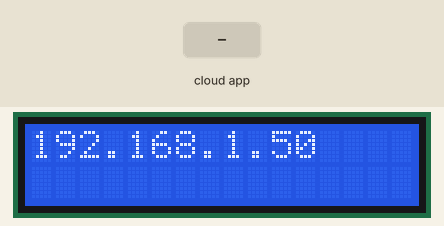
This sketch was run on a simulated ESP8266 (NodeMCU). On the bench: 16×2 character LCD. Inputs (shaded band) come from the test bench. WiFi joins after 1.5 s; servers stay silent unless stated; uploads are accepted with an empty reply; the Firebase database answers and starts empty; what the sketch prints to the serial monitor is not drawn.

Above: at 1.7 s.
3.3 s: the phone or cloud app sets lcd-first-row to altin
At 4.2 s:
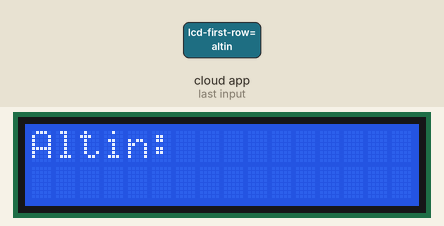
6.3 s: the phone or cloud app sets lcd-second-row to altin
At 7.36 s:
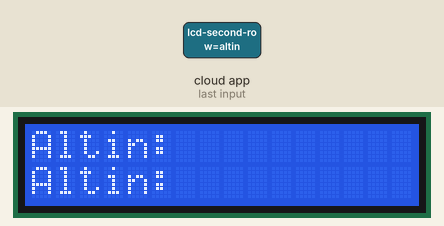
Timing chart, 0 to 9.3 s (numbered marks = the images above; inputs shaded):
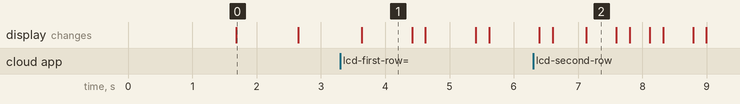

Measured:
- after the input at 3.3 s, the display: changes after 0.34 s (image 1)
- after the input at 6.3 s, the display: first differs from a run without the input after 0.83 s (image 2)
- what the display in image 0 shows lasts 0.9 s, from 1.7 s to 2.6 s
- what the display in image 1 shows lasts 0.8 s, from 3.6 s to 4.4 s
- what the display in image 2 shows lasts 0.5 s, from 7.1 s to 7.6 s

The sketch:

sketch_sep10a.ino
```cpp
#include <Wire.h>
#include <LiquidCrystal_I2C.h>
#include "FirebaseESP8266.h"
#include "ESP8266WiFi.h"
#include "ESP8266HTTPClient.h"

LiquidCrystal_I2C lcd(0x27, 16, 2);

#define FIREBASE_HOST "SECRET"
#define FIREBASE_AUTH "SECRET"
#define HOST "api.thingspeak.com"
#define GOLD_API "/apps/thinghttp/send_request?api_key=AV3DJQZBR45DDR39"
#define DOLLAR_API "/apps/thinghttp/send_request?api_key=LVD54TEKHC318MB4"
#define WIFI_SSID "SECRET"
#define WIFI_PASSWORD "SECRET"

unsigned long lastTime = 0;
int resetTime;

FirebaseData lcdData1;
FirebaseData lcdData2;
FirebaseData lcdDataChange;
FirebaseData updateData;

HTTPClient http;
WiFiClient client;

String clearData(String data){
  String out = data;
  out.replace("\\\"","");
  return out;
}

String isSpecialWord(String data){
  if(data == "altin" || data == "Altin" || data == "gold" || data == "Gold" || data == "altın" || data == "Altın"){

    if(http.begin(client, HOST, 80, GOLD_API)){
      int httpCode = http.GET();

      if (httpCode == HTTP_CODE_OK || httpCode == HTTP_CODE_MOVED_PERMANENTLY){
        String goldData = "Altin: " + http.getString();
        return goldData;
      }
      else{
        return "Api hatasi";
      }
    }
    else{
      return "Apiye ulasilamadi";
    }
  }

  if(data == "dolar" || data == "Dolar" || data == "dollar" || data == "Dollar"){

    if(http.begin(client, HOST, 80, DOLLAR_API)){
      int httpCode = http.GET();

      if (httpCode == HTTP_CODE_OK || httpCode == HTTP_CODE_MOVED_PERMANENTLY){
        String dollarData = "Dolar: " + http.getString();
        return dollarData;
      }
      else{
        return "Api hatasi";
      }
    }
    else{
      return "Apiye ulasilamadi";
    }
  }

  else{
    return data;
  }
}

void setup(){
  Serial.begin(9600);

  WiFi.begin(WIFI_SSID, WIFI_PASSWORD);
  Serial.print("Aga baglaniliyor ");

  while(WiFi.status() != WL_CONNECTED){
    Serial.print(".");
    delay(200);
  }
  Serial.println("/n/r Baglandi!");
  Serial.print("IP: ");
  Serial.println(WiFi.localIP());

  Firebase.begin(FIREBASE_HOST, FIREBASE_AUTH);
  Firebase.reconnectWiFi(true);

  lcd.init();

  lcd.backlight();
  lcd.home();
  lcd.print(WiFi.localIP());

  Firebase.setString(lcdDataChange, "/lcd-string-change", "1");

  if(Firebase.getString(updateData, "/lcd-update-time")){
    resetTime = updateData.stringData().toInt();
    Serial.println("Check interval: " + (char)resetTime);
  }
}

void loop(){

  unsigned long currentMillis = millis();
  if(currentMillis >= resetTime * 1000 + lastTime){
    lastTime = currentMillis;
    Serial.println("xd");
    Firebase.setString(lcdDataChange, "/lcd-string-change", "1");
  }

  while(!client.connect(HOST, 80)){
    client.connect(HOST, 80);
    delay(150);
  }

  if(Firebase.getString(lcdDataChange, "/lcd-string-change")){
    while(lcdDataChange.stringData() == "1"){
      if(Firebase.getString(lcdData1, "/lcd-first-row")){
        lcd.setCursor(0, 0);
        lcd.print("                ");
        lcd.setCursor(0, 0);


        // Data will come with \"example\" style, so data have to be cleared.
        String fixData = clearData(lcdData1.stringData());

        String controlledData = isSpecialWord(fixData);

        Serial.println(controlledData);
        lcd.print(controlledData);

        Firebase.setString(lcdDataChange, "/lcd-string-change", "0");
      }

      if(Firebase.getString(lcdData2, "/lcd-second-row")){
        lcd.setCursor(0, 1);
        lcd.print("                ");
        lcd.setCursor(0, 1);

        String fixData = clearData(lcdData2.stringData());

        String controlledData = isSpecialWord(fixData);

        Serial.println(controlledData);
        lcd.print(controlledData);

        Firebase.setString(lcdDataChange, "/lcd-string-change", "0");
      }

      if(Firebase.getString(updateData, "/lcd-update-time")){
        resetTime = updateData.stringData().toInt();
        Serial.println("NEW check interval: " + (char)resetTime);
      }

      else{
        Serial.println(lcdData1.errorReason());
        Serial.println(lcdData2.errorReason());
        Firebase.getString(lcdDataChange, "/lcd-string-change");
      }
    }
  }
}
```
